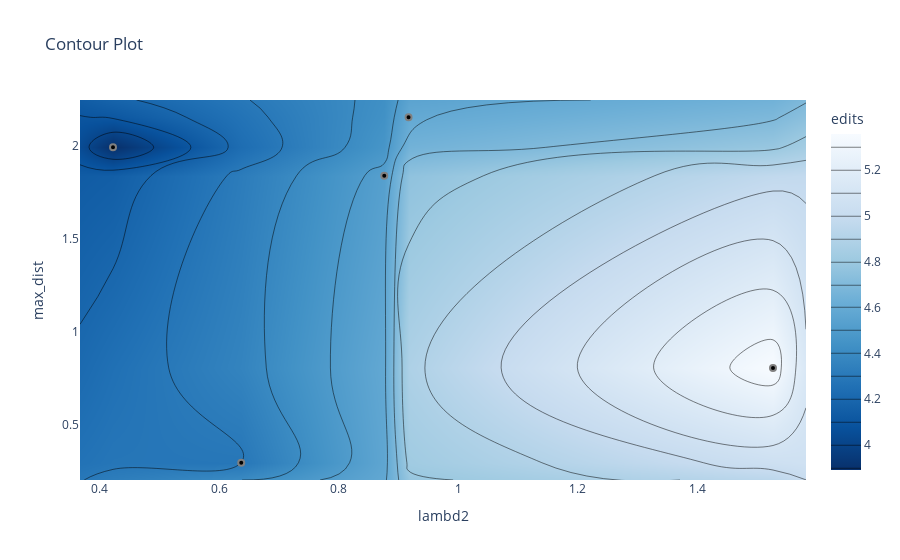

The notebook cell this image was saved under:
### Code cell
optuna.visualization.plot_contour(study, params=["lambd2", "max_dist"], target=lambda t: t.values[1], target_name="edits")

### Figure 1 — Plotly figure (JSON) as saved in the notebook; plotly's stock layout.template omitted (floating-point values rounded to 4 significant figures)
{"data": [{"colorbar": {"title": {"text": "edits"}}, "colorscale": [[0, "rgb(247,251,255)"], [0.125, "rgb(222,235,247)"], [0.25, "rgb(198,219,239)"], [0.375, "rgb(158,202,225)"], [0.5, "rgb(107,174,214)"], [0.625, "rgb(66,146,198)"], [0.75, "rgb(33,113,181)"], [0.875, "rgb(8,81,156)"], [1, "rgb(8,48,107)"]], "connectgaps": true, "contours": {"coloring": "heatmap"}, "hoverinfo": "none", "line": {"smoothing": 1.3}, "reversescale": true, "type": "contour", "x": [0.367, 0.4222, 0.6368, 0.8761, 0.9168, 1.527, 1.582], "y": [0.2025, 0.2955, 0.8059, 1.84, 1.993, 2.155, 2.248], "z": [[null, null, null, null, null, null, null], [null, null, 4.288, null, null, null, null], [null, null, null, null, null, 5.357, null], [null, null, null, 4.529, null, null, null], [null, 3.891, null, null, null, null, null], [null, null, null, null, 4.59, null, null], [null, null, null, null, null, null, null]]}, {"marker": {"color": "black", "line": {"color": "Grey", "width": 2}}, "mode": "markers", "showlegend": false, "type": "scatter", "x": [0.6368, 0.8761, 0.4222, 0.9168, 1.527], "y": [0.2955, 1.84, 1.993, 2.155, 0.8059]}], "layout": {"title": {"text": "Contour Plot"}, "xaxis": {"range": [0.367, 1.582], "title": {"text": "lambd2"}}, "yaxis": {"range": [0.2025, 2.248], "title": {"text": "max_dist"}}}}
